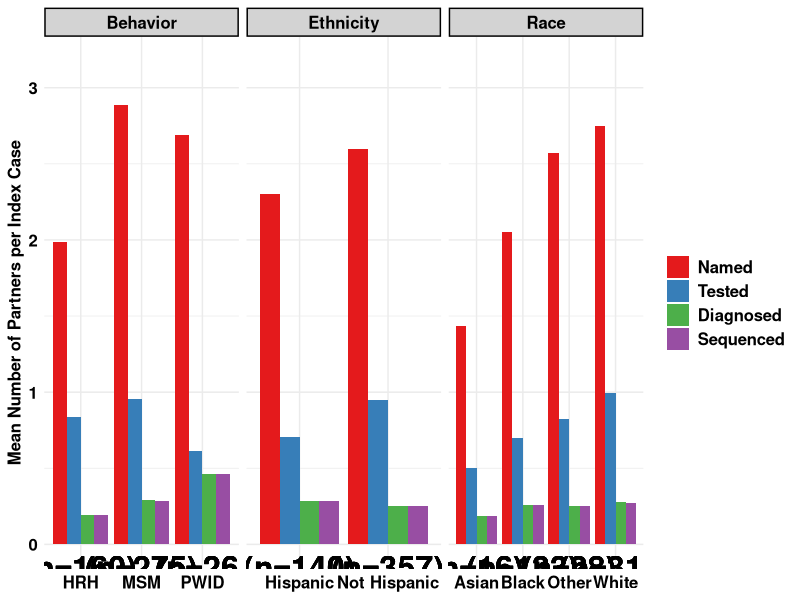

The R source for this figure:
library(tidyr)
library(ggplot2)

# Behavior Data
df <- data.frame(
  Grouping = c("MSM", "PWID", "HRH"),
  Named_Mean = c(794/275, 70/26, 318/160),
  Tested_Mean = c(262/275, 16/26, 134/160),
  Diagnosed_Mean = c(81/275, 12/26, 31/160),
  Sequenced_Mean = c(79/275, 12/26, 31/160),
  N = c("(n=275)", "(n=26)", "(n=160)")
)
df_long <- df %>%
  gather(Category, Value, -Grouping, -N)
df_long$Category <- factor(df_long$Category, levels = c("Named_Mean", "Tested_Mean", "Diagnosed_Mean", "Sequenced_Mean"))

# Race Data
df_race <- data.frame(
  Grouping = c("White", "Black", "Asian", "Other"),
  Named_Mean = c(861/313, 273/133, 23/16, 72/28),
  Tested_Mean = c(311/313, 93/133, 8/16, 23/28),
  Diagnosed_Mean = c(88/313, 34/133, 3/16, 7/28),
  Sequenced_Mean = c(86/313, 34/133, 3/16, 7/28),
  N = c("(n=313)", "(n=133)", "(n=16)", "(n=28)")
)
df_race_long <- df_race %>%
  gather(Category, Value, -Grouping, -N)
df_race_long$Category <- factor(df_race_long$Category, levels = c("Named_Mean", "Tested_Mean", "Diagnosed_Mean", "Sequenced_Mean"))

# Ethnicity Data
df_ethnicity <- data.frame(
  Grouping = c("Hispanic", "Not Hispanic"),
  Named_Mean = c(322/140, 928/357),
  Tested_Mean = c(99/140, 338/357),
  Diagnosed_Mean = c(40/140, 91/357),
  Sequenced_Mean = c(40/140, 89/357),
  N = c("(n=140)", "(n=357)")
)
df_ethnicity_long <- df_ethnicity %>%
  gather(Category, Value, -Grouping, -N)
df_ethnicity_long$Category <- factor(df_ethnicity_long$Category, levels = c("Named_Mean", "Tested_Mean", "Diagnosed_Mean", "Sequenced_Mean"))

# Combine All Data
df_long$Type <- "Behavior"
df_race_long$Type <- "Race"
df_ethnicity_long$Type <- "Ethnicity"
combined_df <- rbind(df_long, df_race_long, df_ethnicity_long)

# Plot
p <- ggplot(combined_df, aes(x = Grouping, y = Value, fill = Category)) +
  geom_bar(stat = "identity", position = "dodge") +
  geom_text(aes(label = N, y = 0), vjust = 1.5, hjust = 0.5, size = 8, fontface="bold", color = "black") +
  labs(y = "Mean Number of Partners per Index Case") +
  #scale_fill_brewer(palette="Set1", breaks=c("Named_Mean", "Tested_Mean", "Diagnosed_Mean", "Sequenced_Mean"), labels=c("Named", "Tested", "Diagnosed", "Sequenced"), name="Category") +
  scale_fill_brewer(palette="Set1", breaks=c("Named_Mean", "Tested_Mean", "Diagnosed_Mean", "Sequenced_Mean"), labels=c("Named", "Tested", "Diagnosed", "Sequenced"), name=NULL)+
  theme_minimal() +
  theme(
    #plot.title = element_text(size = 18, face = "bold"),
    plot.title = element_blank(),
    axis.text.x = element_text(size = 12, face = "bold", color = "black"),
    axis.title.y = element_text(size = 12, face = "bold", color = "black"),
    axis.title.x = element_blank(),
    #axis.text.x = element_text(size = 14, angle = 45, hjust = 1),
    axis.text.y = element_text(size = 12, face = "bold", color = "black"),
    legend.text = element_text(size = 12, face = "bold"),
    #legend.title = element_text(size = 16),
    strip.text = element_text(size = 12, face = "bold", color = "black"),
    strip.background = element_rect(fill = "lightgray", color = "black", linewidth = 1)
  ) +
  facet_wrap(~Type, scales = "free_x", ncol = 3) +
  ylim(0, max(combined_df$Value) + 0.1*max(combined_df$Value))

#pdf("cascade-breakdown.pdf", width=28, height=12)
print(p)
#dev.off()
